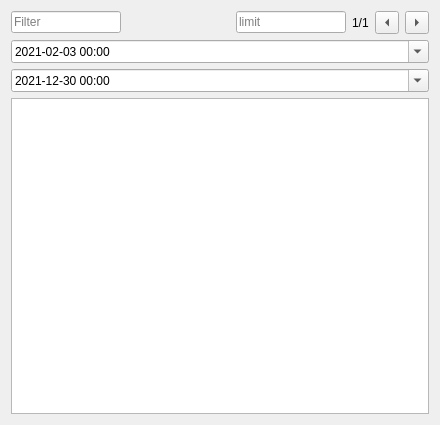
<?xml version="1.0" encoding="UTF-8"?>
<ui version="4.0">
 <class>FilteredTabelView</class>
 <widget class="QWidget" name="FilteredTabelView">
  <property name="geometry">
   <rect>
    <x>0</x>
    <y>0</y>
    <width>440</width>
    <height>425</height>
   </rect>
  </property>
  <property name="windowTitle">
   <string>Form</string>
  </property>
  <layout class="QVBoxLayout" name="verticalLayout">
   <item>
    <layout class="QHBoxLayout" name="hLayout">
     <item>
      <widget class="QLineEdit" name="lineEdit_filter">
       <property name="placeholderText">
        <string>Filter</string>
       </property>
       <property name="clearButtonEnabled">
        <bool>true</bool>
       </property>
      </widget>
     </item>
     <item>
      <spacer name="horizontalSpacer">
       <property name="orientation">
        <enum>Qt::Horizontal</enum>
       </property>
       <property name="sizeHint" stdset="0">
        <size>
         <width>40</width>
         <height>20</height>
        </size>
       </property>
      </spacer>
     </item>
     <item>
      <widget class="QLineEdit" name="lineEdit_limit">
       <property name="inputMask">
        <string/>
       </property>
       <property name="text">
        <string notr="true"/>
       </property>
       <property name="maxLength">
        <number>5</number>
       </property>
       <property name="placeholderText">
        <string>limit</string>
       </property>
      </widget>
     </item>
     <item>
      <widget class="QLabel" name="label">
       <property name="text">
        <string>1/1</string>
       </property>
      </widget>
     </item>
     <item>
      <widget class="QToolButton" name="toolButtonL">
       <property name="text">
        <string>...</string>
       </property>
       <property name="arrowType">
        <enum>Qt::LeftArrow</enum>
       </property>
      </widget>
     </item>
     <item>
      <widget class="QToolButton" name="toolButtonR">
       <property name="text">
        <string>...</string>
       </property>
       <property name="arrowType">
        <enum>Qt::RightArrow</enum>
       </property>
      </widget>
     </item>
    </layout>
   </item>
   <item>
    <widget class="QDateTimeEdit" name="dateTimeEdit">
     <property name="date">
      <date>
       <year>2021</year>
       <month>2</month>
       <day>3</day>
      </date>
     </property>
     <property name="displayFormat">
      <string>yyyy-MM-dd hh:mm</string>
     </property>
     <property name="calendarPopup">
      <bool>true</bool>
     </property>
    </widget>
   </item>
   <item>
    <widget class="QDateTimeEdit" name="dateTimeEdit_2">
     <property name="date">
      <date>
       <year>2021</year>
       <month>12</month>
       <day>30</day>
      </date>
     </property>
     <property name="displayFormat">
      <string>yyyy-MM-dd hh:mm</string>
     </property>
     <property name="calendarPopup">
      <bool>true</bool>
     </property>
    </widget>
   </item>
   <item>
    <widget class="QTableView" name="tableView">
     <property name="editTriggers">
      <set>QAbstractItemView::NoEditTriggers</set>
     </property>
     <property name="alternatingRowColors">
      <bool>true</bool>
     </property>
     <property name="selectionBehavior">
      <enum>QAbstractItemView::SelectRows</enum>
     </property>
     <property name="sortingEnabled">
      <bool>true</bool>
     </property>
    </widget>
   </item>
  </layout>
 </widget>
 <resources/>
 <connections/>
</ui>
